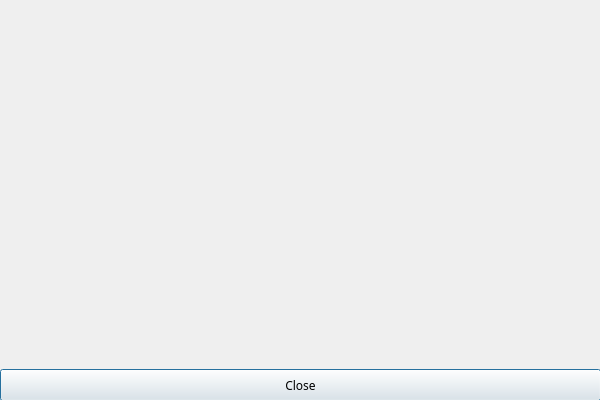
<?xml version="1.0" encoding="UTF-8"?>
<ui version="4.0">
 <class>BasicDialog</class>
 <widget class="QDialog" name="BasicDialog">
  <property name="geometry">
   <rect>
    <x>0</x>
    <y>0</y>
    <width>600</width>
    <height>400</height>
   </rect>
  </property>
  <property name="sizePolicy">
   <sizepolicy hsizetype="Fixed" vsizetype="Fixed">
    <horstretch>0</horstretch>
    <verstretch>0</verstretch>
   </sizepolicy>
  </property>
  <property name="maximumSize">
   <size>
    <width>600</width>
    <height>400</height>
   </size>
  </property>
  <property name="font">
   <font>
    <family>Droid Sans</family>
   </font>
  </property>
  <property name="windowTitle">
   <string>Basic Qt Application</string>
  </property>
  <property name="toolTip">
   <string/>
  </property>
  <property name="whatsThis">
   <string>Basic Qt App Dialog</string>
  </property>
  <widget class="QWidget" name="verticalLayoutWidget">
   <property name="geometry">
    <rect>
     <x>0</x>
     <y>0</y>
     <width>601</width>
     <height>401</height>
    </rect>
   </property>
   <layout class="QVBoxLayout">
    <item>
     <spacer name="spacer">
      <property name="orientation">
       <enum>Qt::Vertical</enum>
      </property>
      <property name="sizeHint" stdset="0">
       <size>
        <width>20</width>
        <height>40</height>
       </size>
      </property>
     </spacer>
    </item>
    <item>
     <widget class="QPushButton" name="CloseButton">
      <property name="minimumSize">
       <size>
        <width>0</width>
        <height>32</height>
       </size>
      </property>
      <property name="text">
       <string>Close</string>
      </property>
      <property name="flat">
       <bool>false</bool>
      </property>
     </widget>
    </item>
   </layout>
  </widget>
 </widget>
 <resources/>
 <connections>
  <connection>
   <sender>CloseButton</sender>
   <signal>clicked()</signal>
   <receiver>BasicDialog</receiver>
   <slot>close()</slot>
   <hints>
    <hint type="sourcelabel">
     <x>200</x>
     <y>287</y>
    </hint>
    <hint type="destinationlabel">
     <x>199</x>
     <y>149</y>
    </hint>
   </hints>
  </connection>
 </connections>
</ui>
